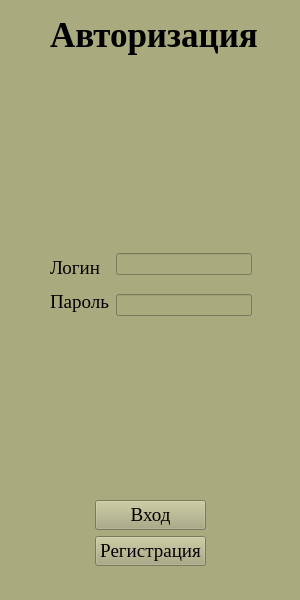
<?xml version="1.0" encoding="UTF-8"?>
<ui version="4.0">
 <class>MainWindow</class>
 <widget class="QMainWindow" name="MainWindow">
  <property name="geometry">
   <rect>
    <x>0</x>
    <y>0</y>
    <width>300</width>
    <height>600</height>
   </rect>
  </property>
  <property name="windowTitle">
   <string>MainWindow</string>
  </property>
  <property name="styleSheet">
   <string notr="true">background-color: rgb(170, 170, 127);</string>
  </property>
  <widget class="QWidget" name="centralwidget">
   <widget class="QLabel" name="label">
    <property name="geometry">
     <rect>
      <x>50</x>
      <y>10</y>
      <width>210</width>
      <height>50</height>
     </rect>
    </property>
    <property name="font">
     <font>
      <family>Times New Roman</family>
      <pointsize>26</pointsize>
      <weight>75</weight>
      <italic>false</italic>
      <bold>true</bold>
      <underline>false</underline>
      <strikeout>false</strikeout>
      <stylestrategy>PreferDefault</stylestrategy>
     </font>
    </property>
    <property name="cursor">
     <cursorShape>ArrowCursor</cursorShape>
    </property>
    <property name="mouseTracking">
     <bool>false</bool>
    </property>
    <property name="tabletTracking">
     <bool>false</bool>
    </property>
    <property name="acceptDrops">
     <bool>false</bool>
    </property>
    <property name="autoFillBackground">
     <bool>false</bool>
    </property>
    <property name="text">
     <string>Авторизация</string>
    </property>
   </widget>
   <widget class="QWidget" name="layoutWidget">
    <property name="geometry">
     <rect>
      <x>95</x>
      <y>500</y>
      <width>111</width>
      <height>66</height>
     </rect>
    </property>
    <layout class="QVBoxLayout" name="verticalLayout">
     <item>
      <widget class="QPushButton" name="pushButton">
       <property name="font">
        <font>
         <family>Times New Roman</family>
         <pointsize>14</pointsize>
        </font>
       </property>
       <property name="text">
        <string>Вход</string>
       </property>
      </widget>
     </item>
     <item>
      <widget class="QPushButton" name="pushButton_2">
       <property name="font">
        <font>
         <family>Times New Roman</family>
         <pointsize>14</pointsize>
        </font>
       </property>
       <property name="text">
        <string>Регистрация</string>
       </property>
      </widget>
     </item>
    </layout>
   </widget>
   <widget class="QWidget" name="layoutWidget">
    <property name="geometry">
     <rect>
      <x>50</x>
      <y>240</y>
      <width>202</width>
      <height>91</height>
     </rect>
    </property>
    <layout class="QGridLayout" name="gridLayout">
     <item row="0" column="0" rowspan="2">
      <layout class="QVBoxLayout" name="verticalLayout_2">
       <item>
        <widget class="QLabel" name="label_2">
         <property name="enabled">
          <bool>true</bool>
         </property>
         <property name="font">
          <font>
           <family>Times New Roman</family>
           <pointsize>14</pointsize>
          </font>
         </property>
         <property name="text">
          <string>Логин</string>
         </property>
        </widget>
       </item>
       <item>
        <widget class="QLabel" name="label_3">
         <property name="font">
          <font>
           <family>Times New Roman</family>
           <pointsize>14</pointsize>
          </font>
         </property>
         <property name="text">
          <string>Пароль</string>
         </property>
        </widget>
       </item>
      </layout>
     </item>
     <item row="0" column="1">
      <widget class="QLineEdit" name="lineEdit">
       <property name="styleSheet">
        <string notr="true"/>
       </property>
      </widget>
     </item>
     <item row="1" column="1">
      <widget class="QLineEdit" name="lineEdit_2"/>
     </item>
    </layout>
   </widget>
   <widget class="QLabel" name="label_4">
    <property name="geometry">
     <rect>
      <x>95</x>
      <y>90</y>
      <width>110</width>
      <height>110</height>
     </rect>
    </property>
    <property name="text">
     <string/>
    </property>
    <property name="pixmap">
     <pixmap>medphotof.png</pixmap>
    </property>
   </widget>
   <widget class="QLabel" name="label_5">
    <property name="geometry">
     <rect>
      <x>60</x>
      <y>350</y>
      <width>201</width>
      <height>41</height>
     </rect>
    </property>
    <property name="font">
     <font>
      <family>Times New Roman</family>
      <pointsize>10</pointsize>
     </font>
    </property>
    <property name="styleSheet">
     <string notr="true">color: rgb(255, 0, 0);</string>
    </property>
    <property name="text">
     <string/>
    </property>
   </widget>
  </widget>
  <widget class="QStatusBar" name="statusbar"/>
 </widget>
 <resources/>
 <connections/>
</ui>
